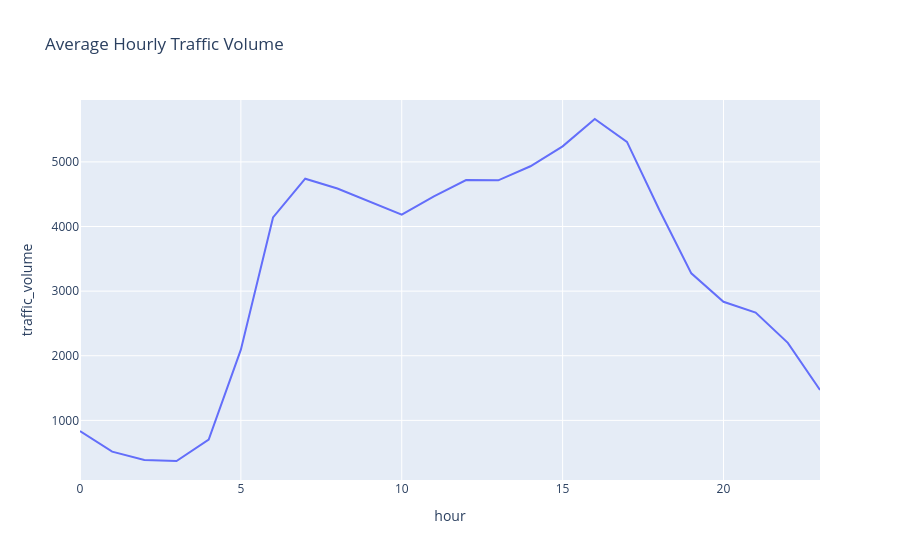

The cell this chart's notebook holds for it:
### Code cell
hourly_df = (
    df.groupby("hour")["traffic_volume"]
      .mean()
      .reset_index()
)

fig = px.line(
    hourly_df,
    x="hour",
    y="traffic_volume",
    title="Average Hourly Traffic Volume"
)

fig.show()

### Figure 1 — Plotly figure (JSON) as saved in the notebook; plotly's stock layout.template omitted (floating-point values rounded to 4 significant figures)
{"data": [{"hovertemplate": "hour=%{x}<br>traffic_volume=%{y}<extra></extra>", "legendgroup": "", "line": {"color": "#636efa", "dash": "solid"}, "marker": {"symbol": "circle"}, "mode": "lines", "name": "", "orientation": "v", "showlegend": false, "type": "scatter", "x": [0, 1, 2, 3, 4, 5, 6, 7, 8, 9, 10, 11, 12, 13, 14, 15, 16, 17, 18, 19, 20, 21, 22, 23], "xaxis": "x", "y": [835.0, 516.3, 388.4, 371.1, 702.6, 2095.0, 4141.0, 4740.0, 4587.0, 4385.0, 4184.0, 4466.0, 4718.0, 4715.0, 4932.0, 5240.0, 5664.0, 5310.0, 4264.0, 3275.0, 2835.0, 2669.0, 2199.0, 1469.0], "yaxis": "y"}], "layout": {"legend": {"tracegroupgap": 0}, "title": {"text": "Average Hourly Traffic Volume"}, "xaxis": {"anchor": "y", "domain": [0, 1], "title": {"text": "hour"}}, "yaxis": {"anchor": "x", "domain": [0, 1], "title": {"text": "traffic_volume"}}}}
